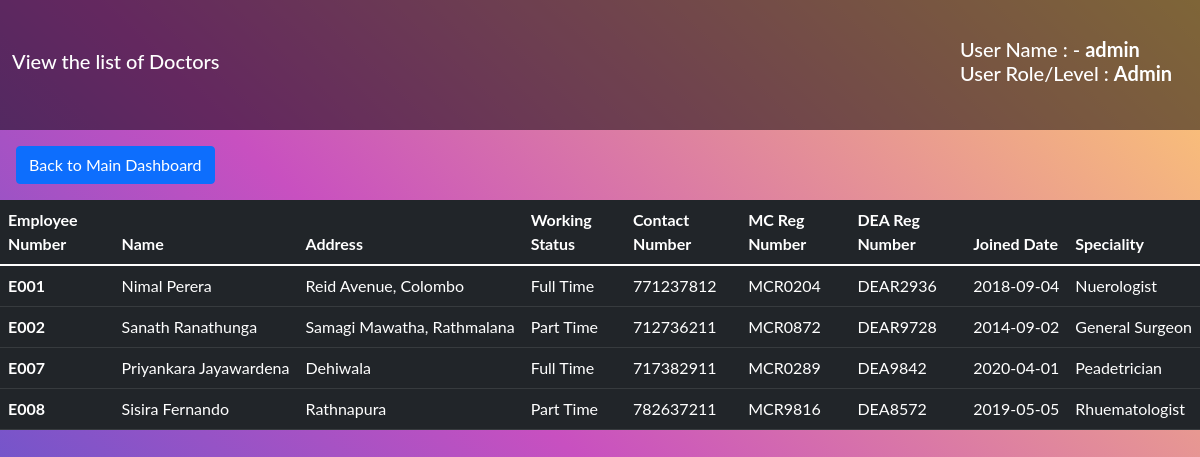
The page /admin/read2.php (signed in) on the database its author committed.
### tables this page shows
CREATE TABLE `Employee` (
  `Emp_No` varchar(10) NOT NULL,
  `Name` varchar(50) NOT NULL,
  `Address` varchar(50) NOT NULL,
  `Working_Status` varchar(10) NOT NULL,
  `Contact_Num` int NOT NULL,
  `Type` varchar(25) NOT NULL
);

CREATE TABLE `Medical_Staff` (
  `Emp_No` varchar(10) NOT NULL,
  `MC_Reg_No` varchar(10) NOT NULL,
  `Joined_Date` date NOT NULL,
  `Resigned_Date` date DEFAULT NULL,
  `Type` varchar(25) NOT NULL
);

CREATE TABLE `Doctor` (
  `Emp_No` varchar(10) NOT NULL,
  `DEA_Reg_No` varchar(10) NOT NULL,
  `Speciality` varchar(50) NOT NULL
);

### admin/read2.php (the view, shortened to what this page needs)
<!doctype html>
<html lang="en">
<?php
require_once ("../include/database.php");
$username = "admin";
$password = "admin123";
$conn = user_connect($username,$password);
$sql = "SELECT Employee.Emp_No, Name, Address, Working_Status, Contact_Num, MC_Reg_No, Joined_Date, DEA_Reg_No, Speciality FROM Employee INNER JOIN Medical_Staff ON Employee.Emp_No=Medical_Staff.Emp_No INNER JOIN Doctor ON Doctor.Emp_No = Medical_Staff.Emp_No;";
$result = $conn->query($sql);
if($result){
echo('
<div class="table-responsive-sm">
<table class="table table-dark">
  <thead>
    <tr>
      <th scope="col">Employee Number</th>
      <th scope="col">Name</th>
      <th scope="col">Address</th>
      <th scope="col">Working Status</th>
      <th scope="col">Contact Number</th>
      <th scope="col">MC Reg Number</th>
      <th scope="col">DEA Reg Number</th>
      <th scope="col">Joined Date</th>
      <th scope="col">Speciality</th>
    </tr>
  </thead><tbody>');
if ($result->num_rows > 0) {
    while ($row = $result->fetch_assoc()) {
        echo('
    <tr>
      <th scope="row">' . $row['Emp_No'] . '</th>
      <td>' . $row['Name'] . '</td>
      <td>' . $row['Address'] . '</td>
      <td>' . $row['Working_Status'] . '</td>
      <td>' . $row['Contact_Num'] . '</td>
      <td>' . $row['MC_Reg_No'] . '</td>
      <td>' . $row['DEA_Reg_No'] . '</td>
      <td>' . $row['Joined_Date'] . '</td>
      <td>' . $row['Speciality'] . '</td>
    </tr>');
    }
    echo('</tbody>
</table>');
}
}else{
    $mysql_error=mysqli_error($conn);
    echo '<script type="text/javascript">
        let x="'.$mysql_error.'";
        openRed(x);
        </script>';
}
?>
</html>

### assests/style.css (style rules this page uses)
#dtHorizontalExample th, td { white-space: nowrap; }

### rows shown on the page
employee: Emp_No "E001", Name "Nimal Perera", Address "Reid Avenue, Colombo", Working_Status "Full Time", Contact_Num "771237812", medical_staff.MC_Reg_No "MCR0204", doctor.DEA_Reg_No "DEAR2936", medical_staff.Joined_Date "2018-09-04", doctor.Speciality "Nuerologist"
employee: Emp_No "E002", Name "Sanath Ranathunga", Address "Samagi Mawatha, Rathmalana", Working_Status "Part Time", Contact_Num "712736211", medical_staff.MC_Reg_No "MCR0872", doctor.DEA_Reg_No "DEAR9728", medical_staff.Joined_Date "2014-09-02", doctor.Speciality "General Surgeon"
employee: Emp_No "E007", Name "Priyankara Jayawardena", Address "Dehiwala", Working_Status "Full Time", Contact_Num "717382911", medical_staff.MC_Reg_No "MCR0289", doctor.DEA_Reg_No "DEA9842", medical_staff.Joined_Date "2020-04-01", doctor.Speciality "Peadetrician"
employee: Emp_No "E008", Name "Sisira Fernando", Address "Rathnapura", Working_Status "Part Time", Contact_Num "782637211", medical_staff.MC_Reg_No "MCR9816", doctor.DEA_Reg_No "DEA8572", medical_staff.Joined_Date "2019-05-05", doctor.Speciality "Rhuematologist"

### other values the page prints
$msg "View the list of Doctors"
$username "admin"
$usertype "Admin"
